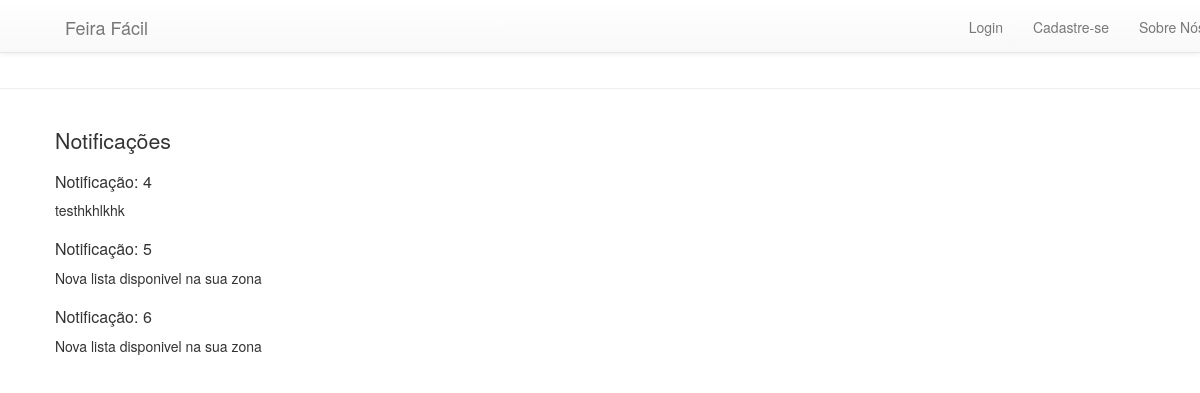
Page /ff/notification (signed in) on the earlier database version.
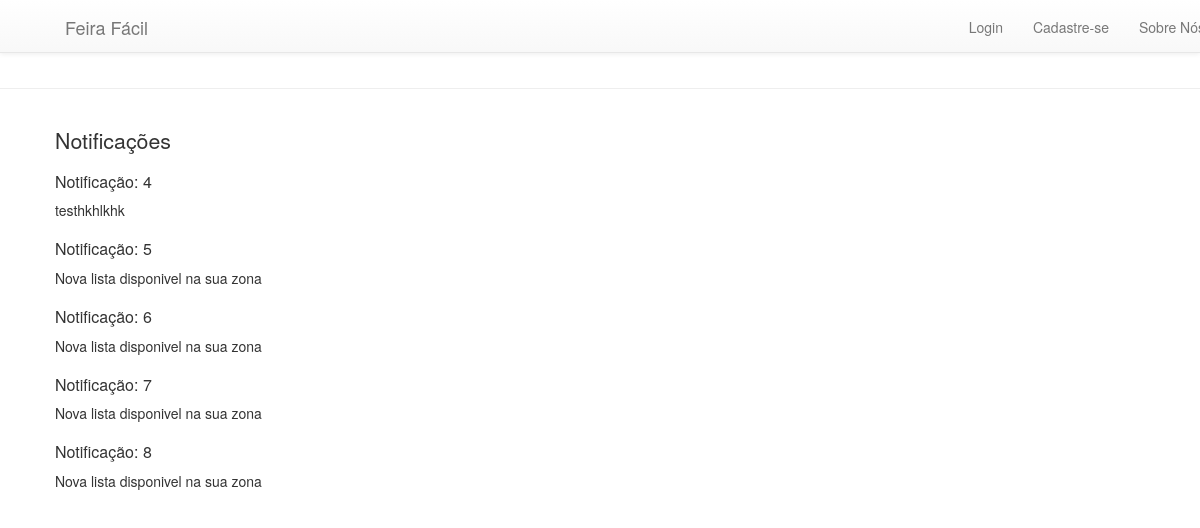
Same page on the later database version.
### core/models.py (models this page shows, shortened)
class MerchantNotification(models.Model):
    merchant = models.ForeignKey('Merchant')
    message = models.TextField()

### core/views.py (the view)
@login_required
def notification(request):
    user = request.user
    if(user.groups.all()[0].name == 'Consumer'):
        consumer = Consumer.objects.get(user=request.user)
        notification = ConsumerNotification.objects.filter(consumer=consumer)
        return render(request, 'core/notification.html', {'notification': notification})
    else:
        merchant = Merchant.objects.get(user=request.user)
        notification = MerchantNotification.objects.filter(merchant=merchant)
        return render(request, 'core/notification.html', {'notification': notification})

### core/templates/core/notification.html
{% extends 'core/base.html' %}
{% block content %}
    <h1>Notificações</h1>
    {% for not in notification%}
    	<div>
    		<h3>Notificação: {{ not.id }}</h3>
    		<p>{{ not.message }}</p>
    	</div>
    {%endfor%}
{% endblock %}

### core/templates/core/base.html (shortened to what this page needs)
{% load staticfiles %}
<html>
    <head>
        <link rel="stylesheet" href="//maxcdn.bootstrapcdn.com/bootstrap/3.2.0/css/bootstrap.min.css">
        <link rel="stylesheet" href="//maxcdn.bootstrapcdn.com/bootstrap/3.2.0/css/bootstrap-theme.min.css">
        <link rel="stylesheet" href="{% static 'css/base.css' %}">
    </head>
    <body>
    <div class="page-header">
        <h1><a href="/">Feira Fácil</a></h1>
    </div>
    <nav class="navbar navbar-default navbar-fixed-top">
        <div class="container">
            <div class="navbar-header page-scroll">
                <a class="navbar-brand page-scroll" href="{% url 'core.views.home'%}">Feira Fácil</a>
            </div>
            <div class="collapse navbar-collapse" id="bs-example-navbar-collapse-1">
                <ul class="nav navbar-nav navbar-right">
                    <li>
                        {%if is_logged %}
                            <a href="{% url 'django.contrib.auth.views.logout'%}">Logout</a>
                        {%else %}
                            <a href="{% url 'core.views.do_login'%}">Login</a>
                        {% endif %}
                    </li>
                    <li>
                        {%if is_logged %}
                            <a href="{% url 'core.views.notification'%}">Notificações</a>
                        {%else %}
                            <a href="{% url 'core.views.signin'%}">Cadastre-se</a>
                        {% endif %}
                    </li>
                    <li>
                        <a href="{% url 'core.views.about'%}">Sobre Nós</a>
                    </li>
                </ul>
            </div>
        </div>
    </nav>
    <div class="content container">
        <div class="row">
            <div class="col-md-8">
            {% block content %}
            {% endblock %}
            </div>
        </div>
    </div>
    </body>
</html>

### core/static/css/base.css (style rules this page uses)
.navbar { background-color: #4169E1; margin-top: 0; padding: 2px 0px 0px 50px; }
.page-header h1, .page-header h1 a, .page-header h1 a:visited, .page-header h1 a:active { color: #ffffff; font-size: 20pt; text-decoration: none; }
.content { margin-left: 40px; }
h1, h2, h3, h4 { font-family: ''Roboto', sans-serif; }
h1 { font-size: 16pt; }
h3 { font-size: 12pt; }

Differences in the rows shown:
added MerchantNotification: id "7", message "Nova lista disponivel na sua zona"
added MerchantNotification: id "8", message "Nova lista disponivel na sua zona"
